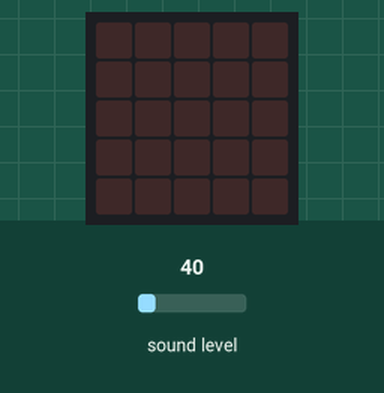
Recording of a program running on a simulated BBC micro:bit (MakeCode). Shown: the board's 5×5 LED display. The test bench sets the inputs (shaded band); at power-on: sound level 40.

Above: at 1.2 s.
1.3 s: sound level set to 191
At 2.5 s:
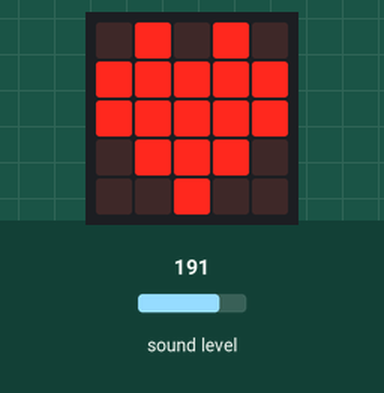
2.8 s: sound level set to 5
At 3.9 s:
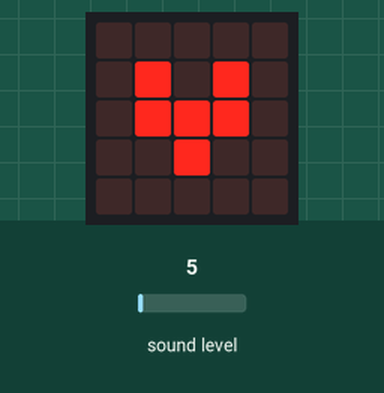
4.3 s: sound level set to 128
At 5.0 s:
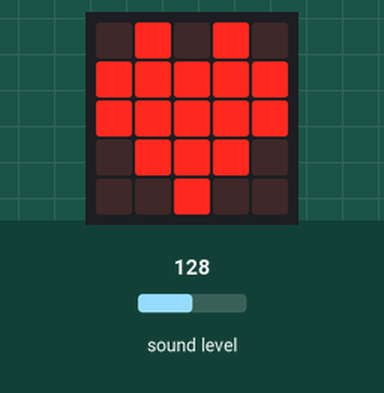
5.8 s: sound level set to 64
At 6.1 s:
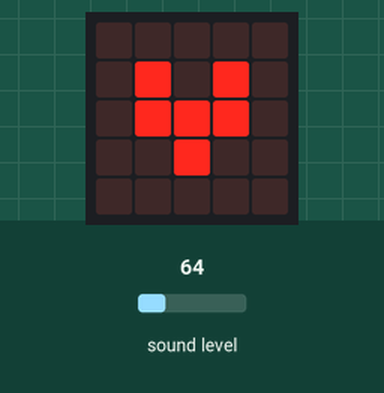
Timing chart, 0 to 8.3 s (numbered marks = the images above; inputs shaded):
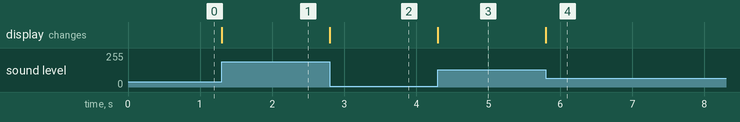

The program:

main.ts
```typescript
input.onSound(DetectedSound.Loud, function () {
    input.setSoundThreshold(SoundThreshold.Loud, 100)
    basic.showLeds(`
        . # . # .
        # # # # #
        # # # # #
        . # # # .
        . . # . .
        `)
})
input.onSound(DetectedSound.Quiet, function () {
    input.setSoundThreshold(SoundThreshold.Quiet, 99)
    basic.showLeds(`
        . . . . .
        . # . # .
        . # # # .
        . . # . .
        . . . . .
        `)
})
```

test.ts
```typescript
// les tests vont ici ; cela ne sera pas compilé si ce paquet est utilisé en tant qu'extension.
```

Measured:
- after the input at 1.3 s, the display: changes at once (image 1)
- after the input at 2.8 s, the display: changes at once (image 2)
- after the input at 4.3 s, the display: changes at once (image 3)
- after the input at 5.8 s, the display: changes at once (image 4)
